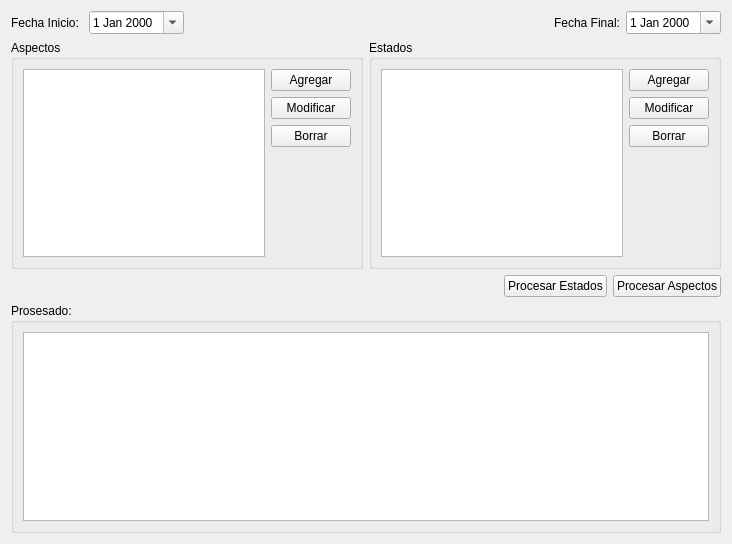
<?xml version="1.0" encoding="UTF-8"?>
<ui version="4.0">
 <class>processDataWidget</class>
 <widget class="QWidget" name="processDataWidget">
  <property name="geometry">
   <rect>
    <x>0</x>
    <y>0</y>
    <width>732</width>
    <height>544</height>
   </rect>
  </property>
  <property name="windowTitle">
   <string>Form</string>
  </property>
  <layout class="QVBoxLayout" name="verticalLayout">
   <item>
    <layout class="QHBoxLayout" name="horizontalLayout_5">
     <property name="topMargin">
      <number>0</number>
     </property>
     <item>
      <widget class="QLabel" name="label">
       <property name="text">
        <string>Fecha Inicio: </string>
       </property>
      </widget>
     </item>
     <item>
      <widget class="QDateEdit" name="initDateEdit">
       <property name="calendarPopup">
        <bool>true</bool>
       </property>
      </widget>
     </item>
     <item>
      <spacer name="horizontalSpacer_2">
       <property name="orientation">
        <enum>Qt::Horizontal</enum>
       </property>
       <property name="sizeHint" stdset="0">
        <size>
         <width>40</width>
         <height>20</height>
        </size>
       </property>
      </spacer>
     </item>
     <item>
      <widget class="QLabel" name="label_2">
       <property name="text">
        <string>Fecha Final:</string>
       </property>
      </widget>
     </item>
     <item>
      <widget class="QDateEdit" name="finishDateEdit">
       <property name="calendarPopup">
        <bool>true</bool>
       </property>
      </widget>
     </item>
    </layout>
   </item>
   <item>
    <layout class="QHBoxLayout" name="horizontalLayout">
     <property name="rightMargin">
      <number>0</number>
     </property>
     <item>
      <widget class="QGroupBox" name="groupBox">
       <property name="title">
        <string>Aspectos</string>
       </property>
       <layout class="QHBoxLayout" name="horizontalLayout_3">
        <item>
         <widget class="QTableWidget" name="aspectTableWidget">
          <property name="selectionMode">
           <enum>QAbstractItemView::SingleSelection</enum>
          </property>
          <property name="selectionBehavior">
           <enum>QAbstractItemView::SelectRows</enum>
          </property>
         </widget>
        </item>
        <item>
         <layout class="QVBoxLayout" name="verticalLayout_2">
          <property name="rightMargin">
           <number>0</number>
          </property>
          <item>
           <widget class="QPushButton" name="addAspectButton">
            <property name="text">
             <string>Agregar</string>
            </property>
           </widget>
          </item>
          <item>
           <widget class="QPushButton" name="modAspectButton">
            <property name="text">
             <string>Modificar</string>
            </property>
           </widget>
          </item>
          <item>
           <widget class="QPushButton" name="delAspectButton">
            <property name="text">
             <string>Borrar</string>
            </property>
           </widget>
          </item>
          <item>
           <spacer name="verticalSpacer">
            <property name="orientation">
             <enum>Qt::Vertical</enum>
            </property>
            <property name="sizeHint" stdset="0">
             <size>
              <width>20</width>
              <height>40</height>
             </size>
            </property>
           </spacer>
          </item>
         </layout>
        </item>
       </layout>
      </widget>
     </item>
     <item>
      <widget class="QGroupBox" name="groupBox_2">
       <property name="title">
        <string>Estados</string>
       </property>
       <layout class="QHBoxLayout" name="horizontalLayout_4">
        <item>
         <widget class="QTableWidget" name="weatherTableWidget">
          <property name="selectionMode">
           <enum>QAbstractItemView::SingleSelection</enum>
          </property>
          <property name="selectionBehavior">
           <enum>QAbstractItemView::SelectRows</enum>
          </property>
         </widget>
        </item>
        <item>
         <layout class="QVBoxLayout" name="verticalLayout_3">
          <property name="rightMargin">
           <number>0</number>
          </property>
          <item>
           <widget class="QPushButton" name="addWeatherButton">
            <property name="text">
             <string>Agregar</string>
            </property>
           </widget>
          </item>
          <item>
           <widget class="QPushButton" name="modWeatherButton">
            <property name="text">
             <string>Modificar</string>
            </property>
           </widget>
          </item>
          <item>
           <widget class="QPushButton" name="delWeatherButton">
            <property name="text">
             <string>Borrar</string>
            </property>
           </widget>
          </item>
          <item>
           <spacer name="verticalSpacer_2">
            <property name="orientation">
             <enum>Qt::Vertical</enum>
            </property>
            <property name="sizeHint" stdset="0">
             <size>
              <width>20</width>
              <height>40</height>
             </size>
            </property>
           </spacer>
          </item>
         </layout>
        </item>
       </layout>
      </widget>
     </item>
    </layout>
   </item>
   <item>
    <layout class="QHBoxLayout" name="horizontalLayout_2">
     <property name="sizeConstraint">
      <enum>QLayout::SetMaximumSize</enum>
     </property>
     <item>
      <spacer name="horizontalSpacer">
       <property name="orientation">
        <enum>Qt::Horizontal</enum>
       </property>
       <property name="sizeHint" stdset="0">
        <size>
         <width>40</width>
         <height>20</height>
        </size>
       </property>
      </spacer>
     </item>
     <item>
      <widget class="QPushButton" name="processWeatherButton">
       <property name="text">
        <string>Procesar Estados</string>
       </property>
      </widget>
     </item>
     <item>
      <widget class="QPushButton" name="processAspectButton">
       <property name="text">
        <string>Procesar Aspectos</string>
       </property>
      </widget>
     </item>
    </layout>
   </item>
   <item>
    <widget class="QGroupBox" name="groupBox_3">
     <property name="title">
      <string>Prosesado:</string>
     </property>
     <layout class="QVBoxLayout" name="verticalLayout_4">
      <item>
       <widget class="QTableView" name="tableView">
        <property name="editTriggers">
         <set>QAbstractItemView::NoEditTriggers</set>
        </property>
        <property name="alternatingRowColors">
         <bool>true</bool>
        </property>
        <property name="selectionMode">
         <enum>QAbstractItemView::SingleSelection</enum>
        </property>
        <property name="selectionBehavior">
         <enum>QAbstractItemView::SelectRows</enum>
        </property>
        <property name="sortingEnabled">
         <bool>true</bool>
        </property>
       </widget>
      </item>
     </layout>
    </widget>
   </item>
  </layout>
 </widget>
 <resources/>
 <connections/>
</ui>
